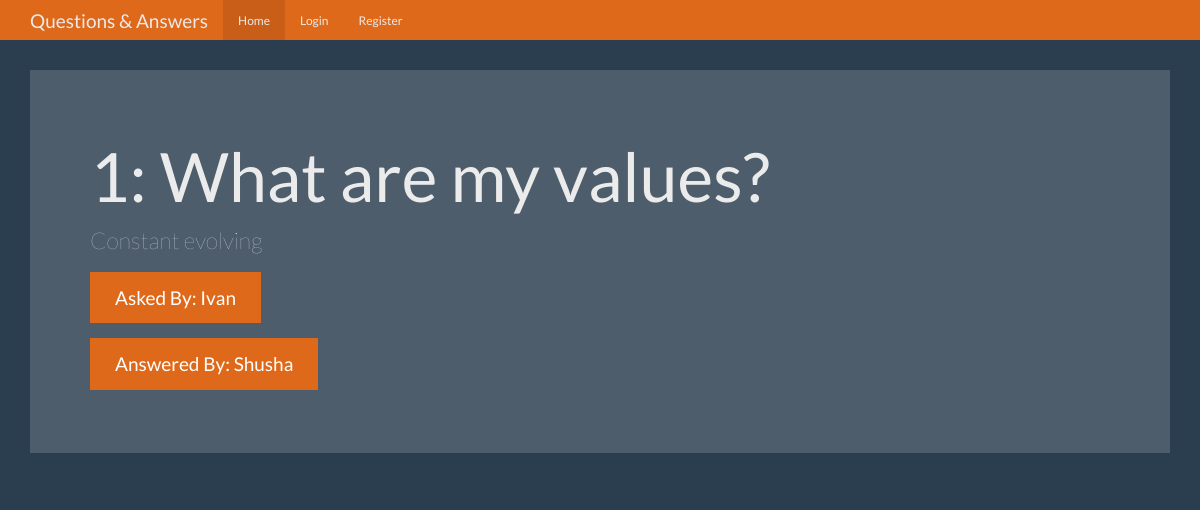
/question/4, run on the app's committed database.
### tables this page shows
CREATE TABLE questions (
	id integer primary key autoincrement,
	question_text text not null,
	answer_text text,
	asked_by_id integer not null,
	expert_id integer not null
);

CREATE TABLE users(
	id integer primary key autoincrement,
	name text not null,
	password text not null,
	expert boolean not null,
	admin boolean not null
);

### qa_app.py (the view)
@app.route('/question/<question_id>')
def question(question_id):
    user = get_current_user()
    db = get_db()
    qa_cur = db.execute("""
    select
    questions.id,
    questions.question_text,
    questions.answer_text,
    askers.name as asker,
    experts.name as expert
    from
    questions
    left join users as askers on
    askers.id = questions.asked_by_id
    left join users as experts on
    experts.id = questions.expert_id
    where
    questions.id = ?
    """, [question_id])
    qa = qa_cur.fetchone()
    return render_template('question.html', user=user, qa=qa)

### database.py (called while the page is built)
def connect_db():
    sql = sqlite3.connect('/Users/viktorkertanov/Library/Mobile Documents/com~apple~CloudDocs/Личное/!LEARNING PYTHON/flask/qa_app/db/qa_app_db.db')
    sql.row_factory = sqlite3.Row
    return sql

def get_db():
    if not hasattr(g, 'sqlite_db'):
        g.sqlite_db = connect_db()
    return g.sqlite_db

### qa_app.py (called while the page is built)
def get_current_user():
    user_result = None
    if 'user' in session:
        user = session['user']
        db = get_db()
        user_cur = db.execute('select id, name, password, expert, admin from users where name = ?', [user])
        user_result = user_cur.fetchone()
    return user_result

### templates/question.html (shortened to what this page needs)
{% extends "base.html" %}
{% from "show_links.html" import show_links %}
{% block nav %}
{{ show_links(user) }}
{% endblock %}
{% block body %}
<div class="jumbotron">
  <h1>{{qa.question_text}}</h1>
  <p>{{ qa.answer_text }}</p>
  <p><a class="btn btn-primary btn-lg">Asked By: {{ qa.asker }}</a></p>
  <p><a class="btn btn-primary btn-lg">Answered By: {{ qa.expert }}</a></p>
</div>
{% endblock %}

### static/theme.css (style rules this page uses)
body { padding-top: 70px; padding-bottom: 30px; }

### data on the page
questions: question_text "1: What are my values?", answer_text "Constant evolving"
users: asker "Ivan"
users: expert "Shusha"
